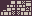

A 2D game scene composited from a Tiled map and its tileset images. What follows is a short description and the map's XML, with every tile layer's data as written:
An orthogonal 2x1 tile map with 16x16 px tiles, 1 tile layer (Warstwa Kafelków 1).

<map version="1.2" tiledversion="1.2.4" orientation="orthogonal" renderorder="right-up" width="2" height="1" tilewidth="16" tileheight="16" infinite="0" nextlayerid="2" nextobjectid="1">
 <tileset firstgid="1" source="tileset.tsx" />
 <layer id="1" name="Warstwa Kafelków 1" width="2" height="1">
  <data encoding="csv">
12,17
</data>
 </layer>
</map>
